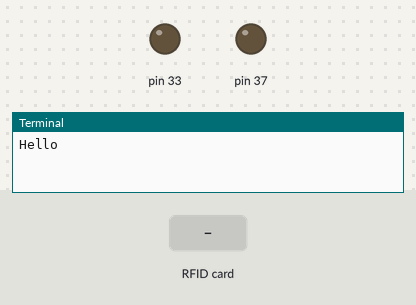
The program below on a simulated Raspberry Pi (header pin numbers). On the bench: output pins drawn as LEDs (lit = HIGH), the last lines printed to the terminal. Dashed ring = blinking. The test bench sets the inputs (shaded band). The RFID card's data blocks start empty.

Above: at 1.2 s.
1.3 s: RFID card 83 06 69 FC held to the reader
At 1.48 s:
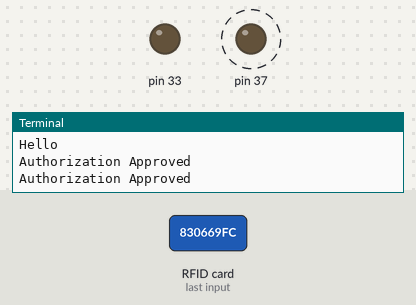
3.4 s: RFID card 5E 7A 19 C4 held to the reader
At 3.58 s:
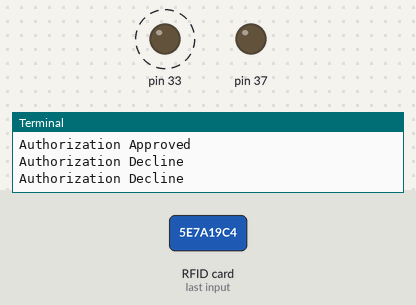
Timing chart, 0 to 6.4 s (numbered marks = the images above; inputs shaded):
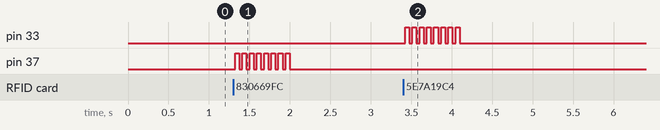

The program:

rfid.py
```python
import RPi.GPIO as GPIO
from mfrc522 import SimpleMFRC522
import time

GPIO.setmode(GPIO.BOARD)
GPIO.setup(37 , GPIO.OUT)
GPIO.setup(33 , GPIO.OUT)

rfid = SimpleMFRC522()

print("Hello")


while True:
    id,text = rfid.read()
    #Enter your id of the rfid card here.Use read file to know the serial number of the tag
    if id == 562748324880:
        print("Authorization Approved")
        GPIO.output(37 , True)
        time.sleep(0.05)
        GPIO.output(37 , False)
       # print("Welcome back Rahul")
       # break
    else:
        print("Authorization Decline")
        GPIO.output(33 , True)
        time.sleep(0.05)
        GPIO.output(33 , False)
```

Measured:
- after the input at 1.3 s, pin 37: alternates HIGH for 0.05 s and LOW for 0.04 s, 16 changes in all, then stays LOW, starting at once
- after the input at 3.4 s, pin 33: alternates HIGH for 0.05 s and LOW for 0.04 s, 16 changes in all, then stays LOW, starting at once
